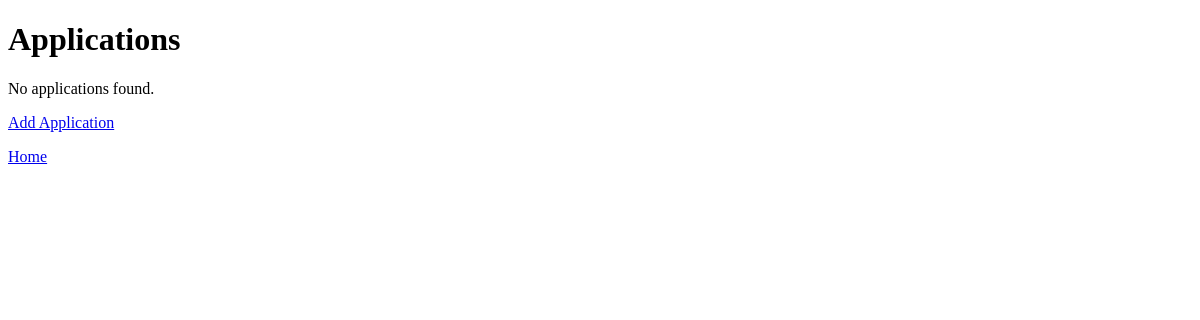
Page /applications/ on the earlier database version.
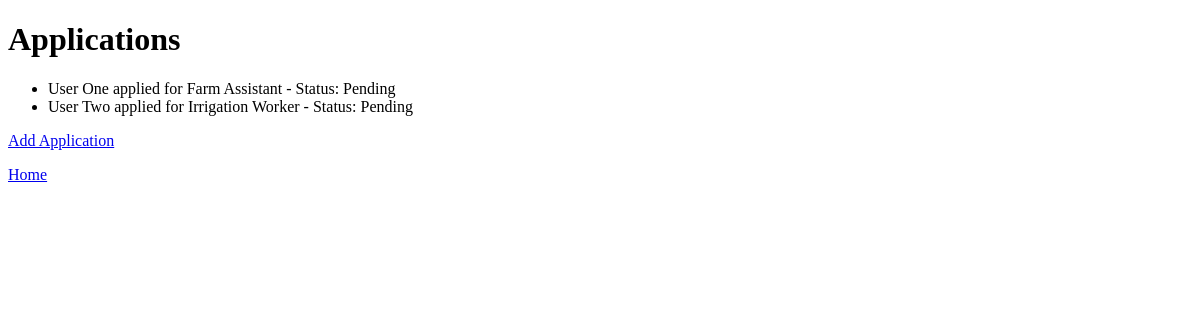
Same page on the later database version.
### core/models.py (models this page shows, shortened)
class Application(models.Model):
    candidate = models.ForeignKey(CandidateProfile, on_delete=models.CASCADE)
    job = models.ForeignKey(Job, on_delete=models.CASCADE)
    status = models.CharField(max_length=50, default="Pending")

class CandidateProfile(models.Model):
    user = models.OneToOneField(User, on_delete=models.CASCADE)
    full_name = models.CharField(max_length=100)
    location = models.CharField(max_length=100, blank=True)
    bio = models.TextField(blank=True)

class Job(models.Model):
    employer = models.ForeignKey(EmployerProfile, on_delete=models.CASCADE)
    title = models.CharField(max_length=100)
    description = models.TextField()
    location = models.CharField(max_length=100)

### core/views.py (the view)
# urls.py: path("applications/", views.application_list, name="application_list"),
def application_list(request):
    applications = Application.objects.select_related("candidate", "job").all()
    return render(request, "core/application_list.html", {"applications": applications})

### core/templates/core/application_list.html (shortened to what this page needs)
<!DOCTYPE html>
<html lang="en">
<head>
</head>
<body>
    <h1>Applications</h1>
    {% if applications %}
        <ul>
            {% for application in applications %}
                <li>
                    {{ application.candidate.full_name }} applied for
                    {{ application.job.title }} -
                    Status: {{ application.status }}
                </li>
            {% endfor %}
        </ul>
    {% else %}
        <p>No applications found.</p>
    {% endif %}
    <p><a href="/applications/add/">Add Application</a></p>
    <p><a href="/">Home</a></p>
</body>
</html>

Differences in the rows shown:
added Application: candidate.full_name "User One", job "Farm Assistant", status "Pending"
added Application: candidate.full_name "User Two", job "Irrigation Worker", status "Pending"
Other differences:
text no longer shown: "No applications found."
